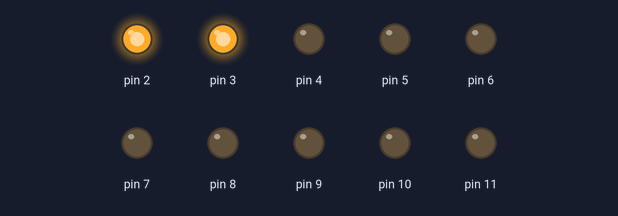
The sketch below on a simulated Arduino Uno, built with avr-gcc and run on an emulated ATmega328P. On the bench: output pins drawn as LEDs (lit = HIGH).

Above: at 0.15 s.
At 6.35 s:
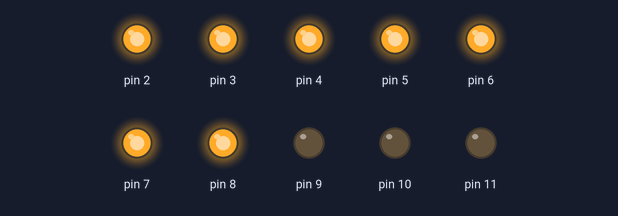
At 13.59 s:
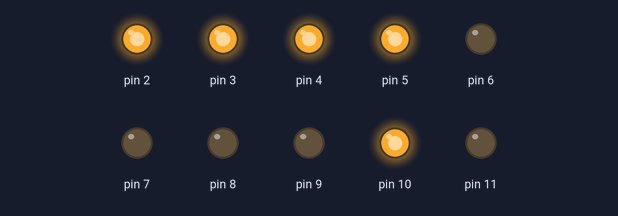
At 18.97 s:
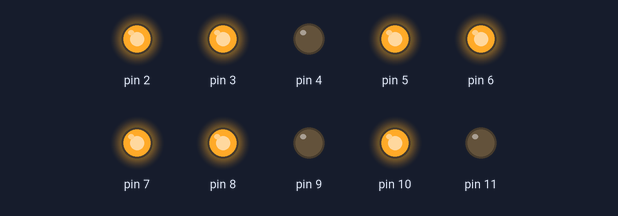
At 29.18 s:
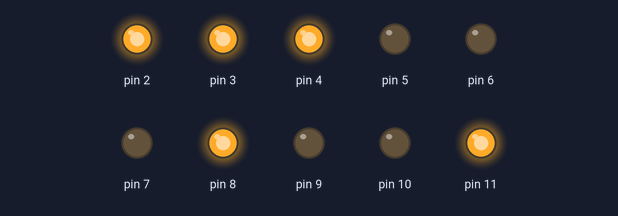
At 39.22 s:
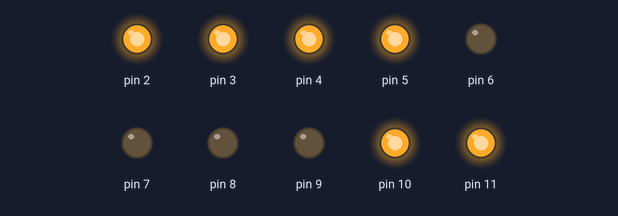
Timing chart, 0 to 40.0 s (numbered marks = the images above):
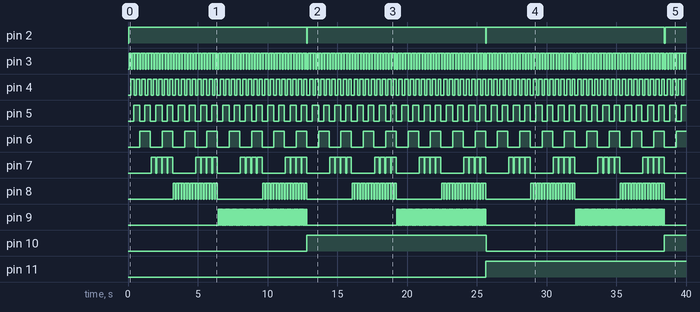

Measured:
- by itself, pin 2: alternates HIGH for 12.8 s and LOW for 0.05 s
- by itself, pin 3: alternates HIGH for 0.15 s and LOW for 0.05 s
- by itself, pin 4: alternates HIGH for 0.25 s and LOW for 0.15 s
- by itself, pin 5: alternates HIGH for 0.45 s and LOW for 0.35 s
- by itself, pin 6: alternates HIGH for 0.75 s and LOW for 0.85 s
- by itself, pin 7: repeats every 3.2 s: 3 × (LOW 0.05 s, HIGH 0.35 s), LOW 1.7 s, HIGH 0.35 s
- by itself, pin 8: repeats every 6.4 s: HIGH 0.15 s, LOW 3.3 s, 15 × (HIGH 0.15 s, LOW 0.05 s)
- by itself, pin 9: repeats every 12.8 s: HIGH 0.05 s, LOW 6.5 s, 63 × (HIGH 0.05 s, LOW 0.05 s)

The sketch:

Act1.ino
```cpp
int bit_level[] = {512, 256, 128, 64, 32, 16, 8, 4, 2, 1};

void setup() {
  for(int i=2; i<=11; i++)
    pinMode(i, OUTPUT);
}

void dectobin(int dec){
  for(int i=0; i<10; i++){
    if(dec==0){
      digitalWrite(i, LOW);
    }
    else if(dec>=bit_level[i]){
      digitalWrite(11-i, HIGH);
      dec-=bit_level[i];
    }
    else{
      digitalWrite(11-i, LOW);
    }
  }
}

void loop() {
  for (int i=0; i<=1023; i++){ //generates the decimal numbers 0 to 1023
    dectobin(i); //converts generated decimal to binary
    delay(50);
  }
}
```
